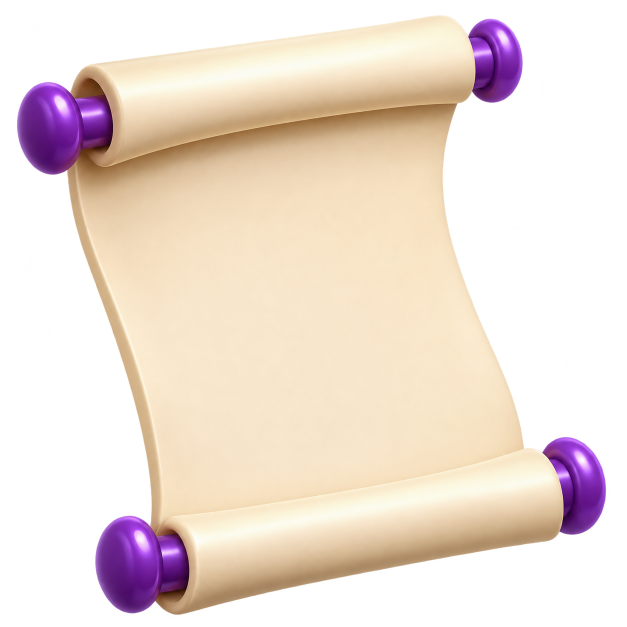
#> input picture docs/capas/portugues/PAPEL-ANTIGO.png, 1254 x 1254 px, given in place of FOLHA.png, which was not available (shown at 1/2 size)
$ python capas.py ../../docs/capas/portugues/PAPEL-ANTIGO.png
#> lines starting #> are read from the running program, lines starting #| are printed output that depends on the picture; after the words box and inside, x2 and y2 are one past the last pixel; in counts of white or black regions, pixels touching at a corner belong together
#> in capa, `tela = Image.new('RGBA', (round(REF_W * k), round(REF_H * k)), (0, 0, ..`: tela: PIL image 1520x507 RGBA; every value is 0
### app/scripts/icones_tema.py
#!/usr/bin/env python3
"""Ícones de tema enviados pelo dono (comando 19, 06/11/2026).

Fonte oficial: docs/icones/<pasta da matéria>/<id do tema>-<nome>.png (o id é o mod.id do site).
Os PNG originais ficam guardados lá, intactos; este módulo só lê.

Para o site, cada PNG vira <id>.webp leve, pronto para ficar INTEIRO dentro do círculo claro:
  1. restos do fundo apagados: alfa muito baixo zerado e manchas soltas (fora do objeto) removidas;
  2. objeto 100% opaco: alfa >= 128 vira 255 (o recorte original deixava o objeto em 249-254);
  3. sem halo/franja: a cor dos pixels da borda (alfa parcial) vem do pixel opaco mais próximo;
  4. enquadramento: o objeto é centrado e reduzido até o ponto mais distante caber num círculo de
     RAIO_OBJETO (88%) do raio da imagem (a imagem tem o mesmo tamanho do círculo na interface);
  5. WebP de LADO px (2,9x o maior uso, 112 px), qualidade QUALIDADE.

Uso direto (conferência): python3 scripts/icones_tema.py <saida>  -> grava os WebP e uma prancha.
No fluxo normal, scripts/converte.py chama icones_materia(m).
"""
import os, re, sys
from io import BytesIO

AQUI = os.path.dirname(os.path.abspath(__file__))
RAIZ = os.path.dirname(os.path.dirname(AQUI))
PASTA_DOCS = os.path.join(RAIZ, 'docs', 'icones')

# pasta em docs/icones -> id da matéria no site (as nove matérias; comandos 19 e 23). fs = Filosofia e Sociologia (L*, S*)
PASTAS = {
    'biologia': 'bio', 'quimica': 'qui', 'matematica': 'mat', 'portugues': 'por', 'fisica': 'fis',
    'geografia': 'geo', 'historia': 'his', 'filosofia-sociologia': 'fs', 'ingles': 'ing',
}
NOME = re.compile(r'^([A-Z]+\d+)(?:-.*)?\.png$', re.I)

ALFA_RESTO = 32       # alfa <= isto é resto de fundo
ALFA_OPACO = 128      # alfa >= isto é objeto (vira 255)
RAIO_OBJETO = 0.88    # o objeto cabe num círculo de 88% do raio
LADO = 320
QUALIDADE = 84


# [14 lines left out: function arquivos_materia, not called in this run]


def materias_com_icones():
    return sorted({m for m in PASTAS.values() if arquivos_materia(m)})


# [24 lines left out: function limpa, not called in this run]


def enquadra(img, lado=LADO):
    """Centra o objeto e o reduz para caber inteiro no círculo (RAIO_OBJETO do raio da imagem)."""
    import numpy as np
    from PIL import Image
    a = np.array(img.getchannel('A'))
    ys, xs = np.nonzero(a)
    # centro do menor círculo aproximado: centro da caixa, depois ajuste simples pelo ponto mais distante
    cx, cy = (xs.min() + xs.max() + 1) / 2, (ys.min() + ys.max() + 1) / 2
    for _ in range(60):
        d = np.hypot(xs + .5 - cx, ys + .5 - cy)
        k = d.argmax()
        cx += (xs[k] + .5 - cx) * 0.02
        cy += (ys[k] + .5 - cy) * 0.02
    raio = np.hypot(xs + .5 - cx, ys + .5 - cy).max()
    esc = (lado / 2 * RAIO_OBJETO) / raio
    grande = round(img.width * esc), round(img.height * esc)
    peq = img.convert('RGBa').resize(grande, Image.LANCZOS).convert('RGBA')
    tela = Image.new('RGBA', (lado, lado), (0, 0, 0, 0))
    tela.alpha_composite(peq, (round(lado / 2 - cx * esc), round(lado / 2 - cy * esc)))
    return tela


# [5 lines left out: function webp, not called in this run]


def icones_materia(m):
    """{id do tema: bytes do WebP} gerados SÓ a partir de docs/icones/ (vazio se a matéria não tem ícones novos)."""
    return {k: webp(p) for k, p in arquivos_materia(m).items()}


# [19 lines that do not run on import are left out]

### app/scripts/capas.py
#!/usr/bin/env python3
"""Capas das matérias, ícone da matéria e arte do Treino geral (comando 32 do dono, 06/11/2026).

Fonte oficial: docs/capas/<matéria>/<PEÇA>.png (objetos com transparência, originais do Drive do dono, intactos).
As capas montadas pelo dono (REF-CLARO.png, REF-ESCURO.png; Biologia: REFERENCIA-PRINCIPAL.png) são a referência:
cada capa do site é REMONTADA aqui a partir das peças, na posição e no tamanho em que aparecem na referência
(medidos sobre a REF de 2172 x 724 px; o claro e o escuro usam a mesma montagem e mudam só o fundo).

Saída (public/conteudo/capas/, gerada no build; nada disto é versionado):
  <m>.webp           objetos da capa, recortados na caixa que ocupam, com transparência (o fundo é o "fundo suave"
                     da paleta, posto pelo CSS: no claro e no escuro);
  ic-<m>.webp        ícone da matéria (cartões "Suas matérias", "Hora de revisar", desempenho): uma peça ou um grupo,
                     enquadrado para caber inteiro no círculo claro (mesma regra dos ícones de tema);
  treino-geral.webp  arte do Treino geral de todas as matérias (Início): peças de várias matérias juntas.
  tg-<m>-claro.webp, tg-<m>-escuro.webp
                     arte do cartão "Treino geral de <matéria>" na página da matéria (dono, 10/11/2026): a ilustração
                     exclusiva de cada matéria, uma para o tema claro e outra para o escuro (docs/capas/treino-geral/<m>/),
                     com a transparência recortada e os pontinhos soltos do recorte apagados; sem sombra acrescentada.
E src/dados/capas.ts (versionado): onde a arte fica dentro da faixa da capa, em frações da REF.

Só usa pillow e numpy (o build da Vercel instala pillow, numpy e scipy).
Uso direto (conferência): python3 scripts/capas.py <saida>  -> grava os WebP e uma prancha.
"""
import json, os, sys
from io import BytesIO

AQUI = os.path.dirname(os.path.abspath(__file__))
APP = os.path.dirname(AQUI)
RAIZ = os.path.dirname(APP)
PASTA = os.path.join(RAIZ, 'docs', 'capas')
sys.path.insert(0, AQUI)
from icones_tema import PASTAS, enquadra  # noqa: E402  (mesmo enquadramento no círculo dos ícones de tema)

REF_W, REF_H = 2172, 724
ESCALA_CAPA = 0.7   # a capa sai com 70% da REF (objetos com ~500 px de altura: nítidos até ~2x num cartão de 280 px)
QUALIDADE = 82
ALFA_RUIDO = 8      # alfa até isto é ruído do recorte (some); vidro e sombra de contato continuam translúcidos

# Montagem de cada capa, de trás para a frente: peça, x, y (canto da caixa do objeto), altura e espelho, em px da REF.
CAPAS = {
    'bio': [('FOLHA', 1570, 60, 460, True), ('MICROSCOPIO', 1603, 14, 674, False), ('CELULA', 1437, 226, 230, False)],
    'qui': [('FRASCO', 1285, 59, 606, False), ('MOLECULA', 1572, 47, 398, False)],
    'mat': [('PIRAMIDE', 1429, 214, 352, False), ('COMPASSO', 1730, 24, 554, False), ('CUBO', 1268, 342, 292, False),
            ('ESFERA', 1628, 400, 262, False)],
    'por': [('PILHA-DE-LIVROS', 1199, 61, 412, False), ('LIVRO-ROXO', 1303, 243, 368, False), ('CANETA', 1770, 231, 421, False)],
    'fis': [('IMA', 1890, 288, 232, False), ('SEM-NOME-e792b5e0', 1323, 131, 502, False), ('LAMPADA', 1218, 236, 348, False)],
    'geo': [('GLOBO-TERRA', 1260, 18, 696, False), ('MONTANHAS', 1708, 230, 362, False), ('BUSSOLA', 1585, 442, 276, False)],
    'his': [('COLUNA-ANTIGA', 1630, 22, 582, False), ('AMPULHETA', 1384, 122, 506, False), ('PERGAMINHO', 1556, 486, 196, False)],
    'ing': [('LIVRO-VERMELHO', 1262, 330, 362, False), ('BALAO-VERMELHO', 1370, 43, 324, False), ('BALAO-ROSE', 1588, 92, 276, False),
            ('BANDEIRA-USA', 1900, 128, 280, False)],
    'fs': [('BALANCA', 1518, 26, 552, False), ('BONECOS', 1708, 382, 284, False), ('CORUJA', 1191, 174, 490, False)],
}

# Sombra de contato no chão (medida nas REF claras, comando 32: o dono pediu sombra e posição iguais às referências).
# As peças trazem só a sombra própria colada no objeto; a REF tem, além dela, uma sombra suave no chão, deslocada
# para a direita (luz do alto à esquerda). Ela é desenhada por peça apoiada no chão: elipse sob a base, desfocada,
# em preto translúcido (escurece o fundo suave por multiplicação; no escuro fica naturalmente discreta, como na REF
# escura). Medidas em fração da largura da base da peça: dx/dy = centro, rx/ry = raios, sigma = desfoque, op = opacidade.
# dono, 09/11/2026: sem nenhuma sombra acrescentada nos ícones e capas (as peças ficam só com o que o PNG original traz)
SEM_SOMBRA = True
SOMBRA = {'dx': 0.15, 'dy': -0.02, 'rx': 0.62, 'ry': 0.06, 'sigma': 0.06, 'op': 0.38}
# História: na REF a luz vem da direita e a sombra de chão vai para a esquerda, atrás da base da ampulheta
SOMBRA_MATERIA = {'his': {'dx': -0.16, 'sigma': 0.09, 'op': 0.3}}
# peças que flutuam ou ficam atrás de outra na REF: sem sombra de chão
SOLTAS = {('bio', 'CELULA'), ('bio', 'FOLHA'), ('qui', 'MOLECULA'), ('ing', 'BALAO-VERMELHO'), ('ing', 'BALAO-ROSE'),
          ('ing', 'BANDEIRA-USA')}

# Ícone da matéria (referência da aba principal: um objeto por matéria no círculo): as peças da capa que entram.
ICONE = {
    'bio': ['CELULA'], 'qui': ['FRASCO'], 'mat': ['PIRAMIDE', 'CUBO', 'ESFERA'], 'por': ['LIVRO-ROXO', 'CANETA'],
    'fis': ['LAMPADA'], 'geo': ['GLOBO-TERRA'], 'his': ['AMPULHETA'], 'ing': ['BALAO-VERMELHO', 'BALAO-ROSE'], 'fs': ['CORUJA'],
}

# Arte do Treino geral (todas as matérias), como na referência: livro aberto, folha, molécula e cubo.
# (matéria, peça, x, y, altura, espelho) numa tela de 1200 x 900, de trás para a frente.
TREINO = [('bio', 'FOLHA', 300, 0, 360, True), ('por', 'LIVRO-ROXO', 0, 300, 470, False),
          ('qui', 'MOLECULA', 640, 60, 400, False), ('mat', 'CUBO', 620, 500, 300, False)]

PASTA_DE = {m: p for p, m in PASTAS.items()}


def _peca(m, nome):
#> called with m = 'bio', nome = 'FOLHA'
    from PIL import Image
    import numpy as np
    im = Image.open(os.path.join(PASTA, PASTA_DE[m], nome + '.png')).convert('RGBA')
#> im is the input picture: PIL image 1254x1254 RGBA; mean R, G, B, A 130.3, 115.2, 105.2, 143.2
    a = np.array(im)
    a[..., 3][a[..., 3] <= ALFA_RUIDO] = 0
#> a: shape (1254, 1254, 4); 1.45% of pixels changed, all inside (x1, y1, x2, y2) = (0, 0, 1250, 1254)
    im = Image.fromarray(a, 'RGBA')
    caixa = im.getchannel('A').point(lambda v: 255 if v > 20 else 0).getbbox()
#> caixa = (34, 30, 1212, 1230)
    return im.crop(caixa)
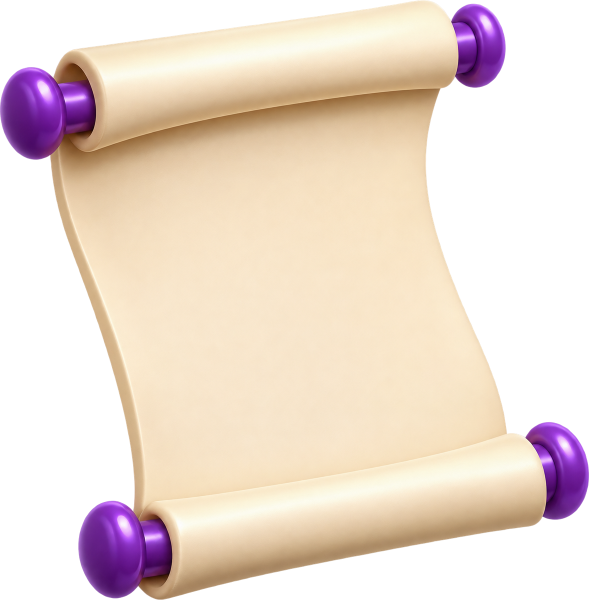
#> returned value: PIL image 1178x1200 RGBA (shown at 1/2 size); mean R, G, B, A 144.7, 127.9, 116.7, 159.3; transparent parts drawn white


def _cola(tela, m, nome, x, y, alt, esp, k=1.0):
    from PIL import Image
    im = _peca(m, nome)
    if esp:
        im = im.transpose(Image.FLIP_LEFT_RIGHT)
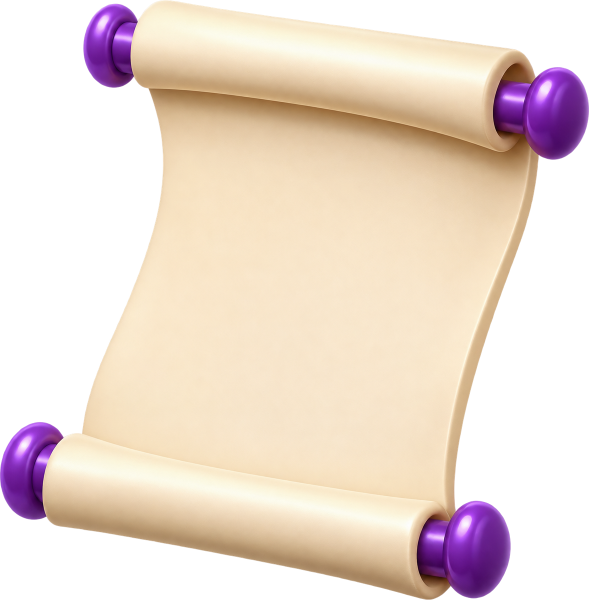
#> im: PIL image 1178x1200 RGBA (shown at 1/2 size); mean R, G, B, A 144.7, 127.9, 116.7, 159.3; transparent parts drawn white
    h = max(1, round(alt * k))
    w = max(1, round(im.width * h / im.height))
#> w = 316
    tela.alpha_composite(im.convert('RGBa').resize((w, h), Image.LANCZOS).convert('RGBA'), (round(x * k), round(y * k)))
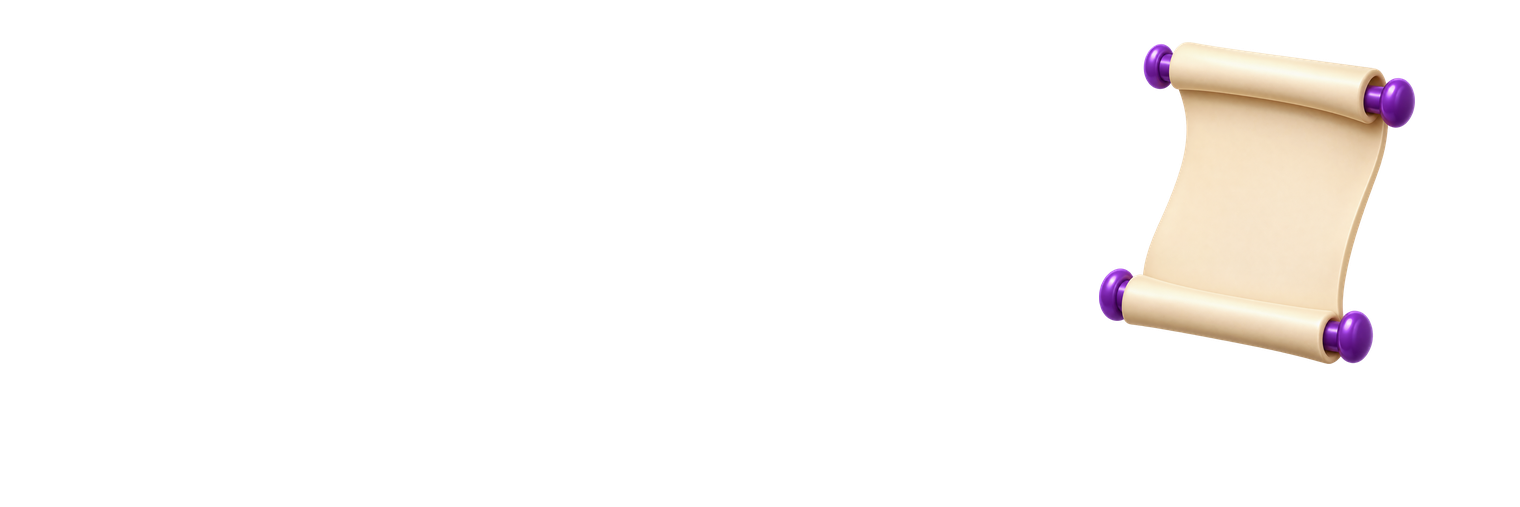
#> tela: PIL image 1520x507 RGBA; mean R, G, B, A 19.1, 16.9, 15.4, 21; transparent parts drawn white


def _sombra(tela, m, nome, x, y, alt, esp, k=1.0, sempre=False):
    """Sombra de contato da peça no chão, desenhada em `tela` (antes da peça). sempre: também nas peças que flutuam
    (ícone da matéria: na referência da aba principal todo objeto do círculo tem a sombra suave embaixo)."""
    if SEM_SOMBRA:
        return
    if (m, nome) in SOLTAS and not sempre:
        return
    import numpy as np
    from PIL import Image, ImageDraw, ImageFilter
    p = {**SOMBRA, **SOMBRA_MATERIA.get(m, {})}
    im = _peca(m, nome)
    if esp:
        im = im.transpose(Image.FLIP_LEFT_RIGHT)
    esc = alt / im.height
    a = np.asarray(im.getchannel('A')) > 200
    linhas = np.nonzero(a.any(1))[0]
    yb = linhas.max()
    cols = np.nonzero(a[max(0, yb - max(2, a.shape[0] // 30)):yb + 1].any(0))[0]
    base_w = (cols.max() - cols.min()) * esc
    cx = x + (cols.min() + cols.max()) / 2 * esc + p['dx'] * base_w
    cy = y + yb * esc + p['dy'] * base_w
    base_w, cx, cy = float(base_w), float(cx), float(cy)
    rx, ry, sg = p['rx'] * base_w, max(1.5, p['ry'] * base_w), max(1.0, p['sigma'] * base_w)
    pad = int(3 * sg + 4)
    W, H = int(2 * (rx + pad)), int(2 * (ry + pad))
    camada = Image.new('L', (max(1, round(W * k)), max(1, round(H * k))), 0)
    ImageDraw.Draw(camada).ellipse([pad * k, pad * k, (W - pad) * k, (H - pad) * k], fill=round(255 * p['op']))
    camada = camada.filter(ImageFilter.GaussianBlur(sg * k))
    sombra = Image.new('RGBA', camada.size, (0, 0, 0, 0))
    sombra.putalpha(camada)
    tela.alpha_composite(sombra, (round((cx - W / 2) * k), round((cy - H / 2) * k)))


def _webp(img, q=QUALIDADE):
#> called with q = 82
    b = BytesIO()
    img.save(b, 'WEBP', quality=q, alpha_quality=90, method=6)
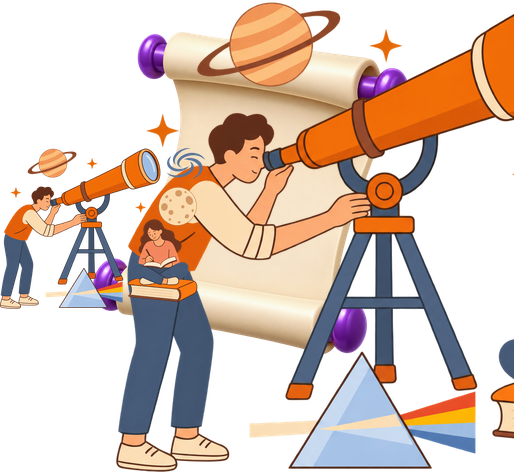
#> img: PIL image 514x472 RGBA; mean R, G, B, A 97.1, 75.5, 62.8, 129.5; transparent parts drawn white
    return b.getvalue()


def capa(m):
    """(bytes do WebP dos objetos, caixa em frações da REF: esquerda, topo, direita, base)."""
    from PIL import Image
    k = ESCALA_CAPA
    tela = Image.new('RGBA', (round(REF_W * k), round(REF_H * k)), (0, 0, 0, 0))
    for nome, x, y, alt, esp in CAPAS[m]:
        _sombra(tela, m, nome, x, y, alt, esp, k)
        _cola(tela, m, nome, x, y, alt, esp, k)
    x0, y0, x1, y1 = tela.getchannel('A').getbbox()
    frac = (x0 / tela.width, y0 / tela.height, x1 / tela.width, y1 / tela.height)
    return _webp(tela.crop((x0, y0, x1, y1))), tuple(round(v, 4) for v in frac)


def icone(m, lado=320):
#> called with m = 'bio', lado = 320
    from PIL import Image
    tela = Image.new('RGBA', (REF_W, REF_H), (0, 0, 0, 0))
#> tela: PIL image 2172x724 RGBA; every value is 0
    for nome, x, y, alt, esp in CAPAS[m]:
        if nome in ICONE[m]:
            _sombra(tela, m, nome, x, y, alt, esp, sempre=True)
            _cola(tela, m, nome, x, y, alt, esp)
    return _webp(enquadra(tela.crop(tela.getchannel('A').getbbox()), lado), 84)
#> in enquadra, `a = np.array(img.getchannel('A'))`:
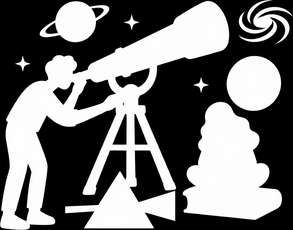
#> a: shape (230, 293); min 0, max 255, mean 116.1
#> in enquadra, `cx, cy = (xs.min() + xs.max() + 1) / 2, (ys.min() + ys.max() + 1) / 2`: cx = 146.5; cy = 115
#> the loop in enquadra, `for _ in range(60):` made 60 passes
#> (k, cx, cy) on passes 1 to 12: (36241, 143.6, 117.3), (1186, 146.6, 115.2), (36241, 143.6, 117.5), (1186, 146.6, 115.4), (36241, 143.7, 117.7), (1186, 146.7, 115.6), (36241, 143.7, 117.8), (1186, 146.7, 115.7), (36241, 143.8, 118), (1186, 146.8, 115.9), (36241, 143.8, 118.2), (1186, 146.8, 116.1)
#> after the loop in enquadra, `for _ in range(60):`: cx = 147.5; cy = 118.4
#> in enquadra, `raio = np.hypot(xs + .5 - cx, ys + .5 - cy).max()`: raio = 184.3
#> in enquadra, `esc = (lado / 2 * RAIO_OBJETO) / raio`: esc = 0.764
#> in enquadra, `grande = round(img.width * esc), round(img.height * esc)`: grande = (224, 176)
#> in enquadra, `peq = img.convert('RGBa').resize(grande, Image.LANCZOS).convert('RGBA')`:
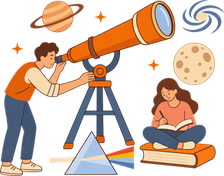
#> peq: PIL image 224x176 RGBA; mean R, G, B, A 90.5, 66.6, 52.3, 116.2; transparent parts drawn white
#> in enquadra, `tela = Image.new('RGBA', (lado, lado), (0, 0, 0, 0))`: tela: PIL image 320x320 RGBA; every value is 0
#> in enquadra, `tela.alpha_composite(peq, (round(lado / 2 - cx * esc), round(lado / 2 ..`:
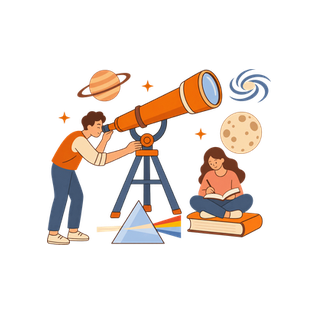
#> tela: PIL image 320x320 RGBA; mean R, G, B, A 34.9, 25.7, 20.1, 44.7; transparent parts drawn white


# [9 lines left out: function treino_geral, not called in this run]


PASTA_TG = os.path.join(PASTA, 'treino-geral')
TG_LARGURA = 680     # o cartão mostra a arte com até ~320 px de largura: nítida até ~2x
TG_ALFA = 40         # acima disto é desenho; o que fica abaixo e longe do desenho é ruído do recorte
TG_MARGEM = 6        # px (no original) de borda suave mantida em volta do desenho


TG_FEITAS = {}       # matéria -> (largura, altura) da arte clara gravada por gera()


# [22 lines left out: function treino_materia, not called in this run]


def gera(destino):
    """Grava os WebP em <destino>/capas/ e devolve {m: caixa} (frações da REF)."""
    pasta = os.path.join(destino, 'capas')
    os.makedirs(pasta, exist_ok=True)
    caixas = {}
    for m in CAPAS:
        b, caixa = capa(m)
        caixas[m] = caixa
        with open(os.path.join(pasta, m + '.webp'), 'wb') as f:
            f.write(b)
        with open(os.path.join(pasta, 'ic-' + m + '.webp'), 'wb') as f:
            f.write(icone(m))
    with open(os.path.join(pasta, 'treino-geral.webp'), 'wb') as f:
        f.write(treino_geral())
    for m in CAPAS:
        for tema in ('claro', 'escuro'):
            b = treino_materia(m, tema)
            alvo = os.path.join(pasta, f'tg-{m}-{tema}.webp')
            if b:
                with open(alvo, 'wb') as f:
                    f.write(b)
                if tema == 'claro':
                    from PIL import Image
                    TG_FEITAS[m] = Image.open(BytesIO(b)).size
            elif os.path.exists(alvo):
                os.remove(alvo)
    return caixas


# [12 lines left out: function gera_ts, not called in this run]


if __name__ == '__main__':
    from PIL import Image
    saida = sys.argv[1]
#> (the run stopped early here; a loop or call above may not have finished)
